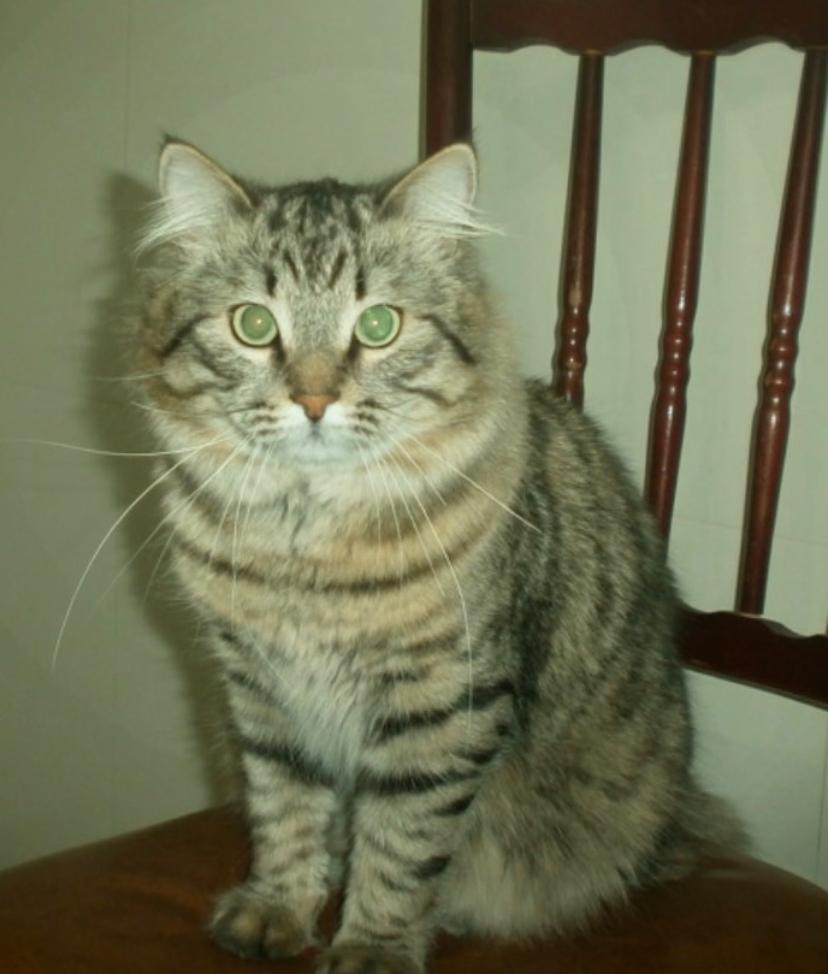
#> input picture pruebasOpenCV/nico.jpeg, 828 x 974 px, given in place of the camera
$ python centroColores.py
#> lines starting #> are read from the running program, lines starting #| are printed output that depends on the picture; after the words box and inside, x2 and y2 are one past the last pixel; in counts of white or black regions, pixels touching at a corner belong together
import cv2
import numpy as np
import time


def encontrar_cuadricula(x, y, ancho, alto):
    # Divide el ancho y el alto en 4 para obtener las dimensiones de cada cuadrícula
    ancho_cuadricula = ancho // 4
    alto_cuadricula = alto // 4

    # Calcula el índice de la cuadrícula basándote en x, y
    indice_x = x // ancho_cuadricula
    indice_y = y // alto_cuadricula

    # Calcula el número de cuadrícula (de 0 a 15)
    num_cuadricula = indice_y * 4 + indice_x
    return num_cuadricula

# Función para dibujar contornos y actualizar las coordenadas
def dibujar(mask, color_nombre, frame, ancho, alto):
    contornos, _ = cv2.findContours(mask, cv2.RETR_EXTERNAL, cv2.CHAIN_APPROX_SIMPLE)
    coords = []  # Lista para almacenar coordenadas de este color
    for c in contornos:
        area = cv2.contourArea(c)
        if area > 1500:
            x, y, w, h = cv2.boundingRect(c)
            # Se usa el centro del contorno para encontrar la cuadrícula
            centro_x = x + w // 2
            centro_y = y + h // 2
            num_cuadricula = encontrar_cuadricula(centro_x, centro_y, ancho, alto)
            cv2.rectangle(frame, (x, y), (x+w, y+h), (0, 255, 0), 2)
            cv2.putText(frame, str(num_cuadricula), (centro_x - 10, centro_y), font, 0.75, (0, 255, 0), 1, cv2.LINE_AA)
            coords.append(num_cuadricula)
    coordenadas[color_nombre]=coords

cap=cv2.VideoCapture(0) #cambiar a 0 en la rasp

#azulBajo = np.array([95,115,20],np.uint8)
#azulAlto = np.array([125,255,255],np.uint8)

blackLow = np.array([0, 0, 0], np.uint8)
blackHigh = np.array([179, 100, 50], np.uint8)

# [5 lines of commented-out code are left out]

font = cv2.FONT_HERSHEY_SIMPLEX
ultimo_tiempo_impresion = time.time()

while True:
    ret, frame = cap.read()
#> frame is the input picture: shape (974, 828, 3); mean B, G, R 86.7, 115.9, 113
    alto,ancho=frame.shape[:2]
#> alto = 974; ancho = 828
    if ret:
        # Reinicia el diccionario de coordenadas para este frame
        coordenadas = {'negro': []}

        frameHSV = cv2.cvtColor(frame, cv2.COLOR_BGR2HSV)
#> frameHSV: shape (974, 828, 3); mean H, S, V 33.5, 84.5, 118.8
        #maskAzul = cv2.inRange(frameHSV, azulBajo, azulAlto)
        maskNegro = cv2.inRange(frameHSV, blackLow, blackHigh)
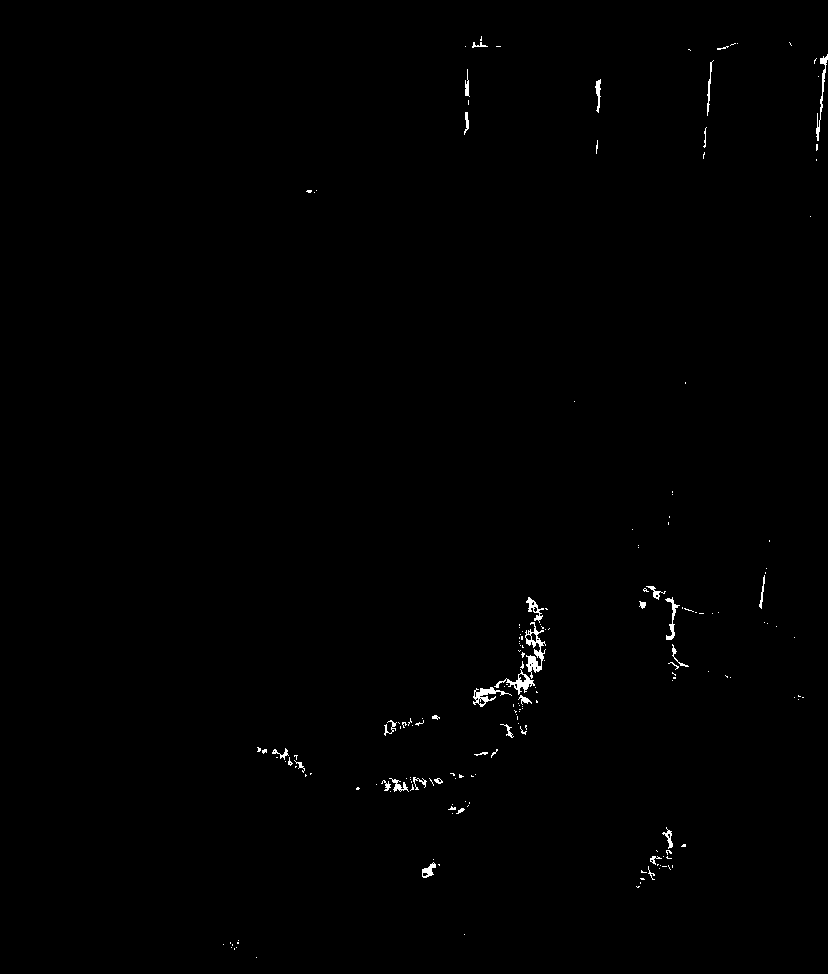
#> maskNegro: shape (974, 828); 0.46% white in thin lines or dots, all inside (x1, y1, x2, y2) = (223, 36, 828, 958)
        # [4 lines of commented-out code are left out]
        dibujar(maskNegro,'negro',frame,ancho,alto)
#> in dibujar, `contornos, _ = cv2.findContours(mask, cv2.RETR_EXTERNAL, cv2.CHAIN_APP..`: contornos = 186 contours, 161 with area under 20; largest, box (x1, y1, x2, y2) and area: (525, 622, 546, 679) 368, (494, 669, 535, 695) 232, (473, 687, 512, 707) 214, (526, 597, 544, 623) 122, (816, 54, 828, 141) 118
#> the loop in dibujar, `for c in contornos:` made 186 passes
#> area on passes 23, 27, 31: 100.5, 24, 62
#> after the loop in dibujar, `for c in contornos:`: coords = []
        #dibujar(maskRed, (0, 0, 255), 'rojo')
        cv2.imshow('frame', frame)

        # Imprime solo si ha pasado un segundo y hay coordenadas detectadas
        if time.time() - ultimo_tiempo_impresion >= 1:
            if any(coordenadas.values()):  # Verifica si hay alguna coordenada detectada
                print(coordenadas)
            ultimo_tiempo_impresion = time.time()

    if cv2.waitKey(1) & 0xFF == ord('s'):
#> (key Esc is pressed here)
        break

cap.release()
cv2.destroyAllWindows()
